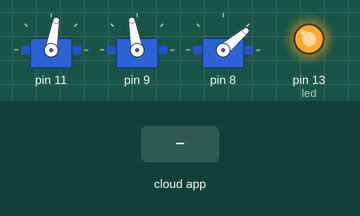
This sketch was run on a simulated Arduino Uno, built with avr-gcc and run on an emulated ATmega328P. On the bench: 3 × servo, output pins drawn as LEDs (lit = HIGH). The test bench sets the inputs (shaded band). The ROS host is connected and sends only what is stated.

Above: at 1.2 s.
1.3 s: the phone or cloud app sets gripper to 0
At 3.1 s:
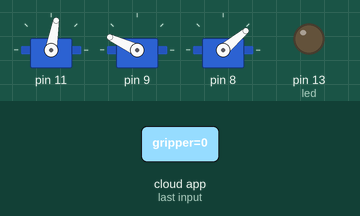
3.8 s: the phone or cloud app sets gripper to 1
At 5.0 s:
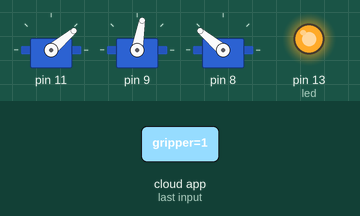
5.8 s: the phone or cloud app sets gripper to 0
At 5.95 s:
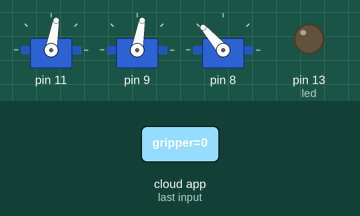
Timing chart, 0 to 8.8 s (numbered marks = the images above; inputs shaded):
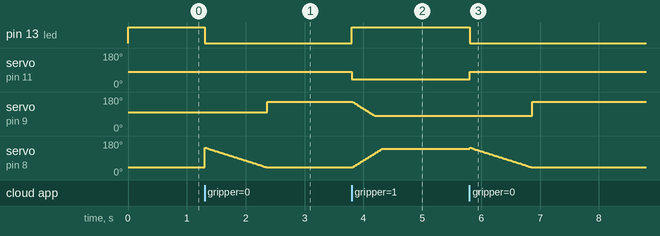

The sketch:

ros_servo4.ino
```cpp
#include <ros.h>
#include<Servo.h>
#include <sensor_msgs/JointState.h>
#include <std_msgs/Float64.h>
#include <std_msgs/Int8.h>


ros::NodeHandle  nh;//创建了一个节点的句柄，它允许我们用来创建发布者和订阅者。这个节点的句柄同样与串口通信有关。

const int servoCount = 3;
int PIN[servoCount];
//int servoAngle[servoCount];
int originalAngle[servoCount];//最初舵机角度数组
int servoMIN[servoCount]; //舵机角度最小值
int servoMAX[servoCount];  //舵机角度最大值
Servo rosServo[servoCount];//定义舵机

float angle[6] = {0,0,0,0,0,0};


/**
*fun:初始化控制舵机引脚
**/
void init_Pins() {//初始化对应的控制舵机引脚

  PIN[0] = 11;//板子上引脚11 /gripper  爪子
  originalAngle[0] = 80;//设置初始舵机角度
  servoMIN[0] = 15;//对应舵机最小脚
  servoMAX[0] = 180;//对应舵机最大脚

  PIN[1] = 9;//板子上引脚9 /joint1 腕关节
  originalAngle[1] = 100;//设置初始舵机角度
  servoMIN[1] = 45;//对应舵机最小脚
  servoMAX[1] = 135;//对应舵机最大脚

  PIN[2] = 8;//板子上引脚8 /joint2 臂关节
  originalAngle[2] = 40;//设置初始舵机角度
  servoMIN[2] = 0;//对应舵机最小脚
  servoMAX[2] = 180;//对应舵机最大脚

  for (int i = 0; i < servoCount; i++) {//对舵机进行控制
    rosServo[i].attach(PIN[i]);//设置舵机控制引脚
    rosServo[i].write(originalAngle[i]);//设置舵机初始角度值
  }
}

/*4号
爪子：
闭合 +120/
40
张开 -40

腕关节：
水平 80
下 +180
155
上 -90+

臂关节：
上 40
后 -35
下 145
前 +
*/


/**
*fun:rosmessage
**/
//爪子
void messageCb0(const std_msgs::Int8& msg){
  angle[0] = msg.data;
  digitalWrite(13, HIGH-digitalRead(13));   // blink the led

  rosServo[0].attach(PIN[0]);//设置舵机控制引脚
  rosServo[1].attach(PIN[1]);//设置舵机控制引脚
  rosServo[2].attach(PIN[2]);//设置舵机控制引脚

   if(msg.data==0){//初始位置
    rosServo[0].write(80);//爪子
    for(int i=145;i>=40;i--){//臂关节145-40
      rosServo[2].write(i);
      delay(10);
      }
    rosServo[1].write(155);//腕关节
    }
  else if(msg.data==1){//预备夹持
    rosServo[0].write(40);//爪子
    for(int i=40;i<=140;i++){//臂关节40-140
      rosServo[2].write(i);
      if(i<=115){
        rosServo[1].write(195-i);//腕关节155-80
        }
      delay(5);
      }
    }
  else if(msg.data==2){//夹持
    for(int j=0;j<=80;j++){
      rosServo[0].write(40+j);
      delay(5);
      }
    //rosServo[0].write(120);//爪子
    for(int i=0;i<=5;i++){
      rosServo[2].write(140-i);
      delay(5);
      }
    //rosServo[2].write(135);//臂关节 145水平
    rosServo[1].write(80);//腕关节
    }
  else if(msg.data==3){//抬起

    rosServo[0].write(120);//爪子
    for(int i=135;i>=40;i--){//臂关节135-40
      rosServo[2].write(i);
      delay(5);
      }
    rosServo[1].write(155);//腕关节
    }
  else if(msg.data==4){//放下

    for(int i=40;i<=145;i++){//臂关节40-145
      rosServo[2].write(i);
      if(i<=100){
        rosServo[1].write(195-i);//腕关节155-95
        }
      delay(5);
      }

    rosServo[0].write(120);//爪子
    }
  else if(msg.data==5){//放下张开
    rosServo[2].write(140);//臂关节


    rosServo[1].write(80);//腕关节
    rosServo[0].write(40);//爪子
    }
  else if(msg.data==6){//初始闭合
    rosServo[0].write(120);//爪子
    }
}


std_msgs::Float64 mydata;
ros::Subscriber<std_msgs::Int8> sub0("/gripper",&messageCb0);

ros::Publisher chatter("chatter",&mydata);


void setup() {
   nh.getHardware()->setBaud(57600);//设置固件链接波特率为57600与电脑默认相同
   pinMode(13, OUTPUT);//设置LED灯为输出模式
   digitalWrite(13, HIGH);//给LED灯控制脚为高电平亮起

   nh.initNode();//初始化节点句柄
   /*初始化接收者*/
   nh.subscribe(sub0);

   /*初始化发布者*/
   nh.advertise(chatter);

   init_Pins();//初始化舵机
}

void loop() {
  mydata.data = angle[0];
  chatter.publish( &mydata );
  nh.spinOnce();
  delay(5);
}
```

Measured:
- after the input at 1.3 s, pin 13 (led): HIGH → LOW at once; servo on pin 9: 100° → 155° after 1.1 s
- after the input at 3.8 s, pin 13 (led): LOW → HIGH at once; servo on pin 11: 80° → 40° at once; servo on pin 9: moves from 155° to 80° over 0.37 s, starting at once; servo on pin 8: moves from 40° to 140° over 0.49 s, starting at once
- after the input at 5.8 s, pin 13 (led): HIGH → LOW at once; servo on pin 11: 40° → 80° at once; servo on pin 9: 80° → 155° after 1.1 s
